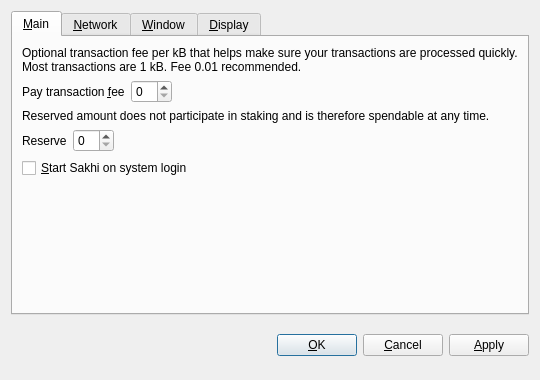
<?xml version="1.0" encoding="UTF-8"?>
<ui version="4.0">
 <class>OptionsDialog</class>
 <widget class="QDialog" name="OptionsDialog">
  <property name="geometry">
   <rect>
    <x>0</x>
    <y>0</y>
    <width>540</width>
    <height>380</height>
   </rect>
  </property>
  <property name="windowTitle">
   <string>Options</string>
  </property>
  <property name="modal">
   <bool>true</bool>
  </property>
  <layout class="QVBoxLayout" name="verticalLayout">
   <item>
    <widget class="QTabWidget" name="tabWidget">
     <property name="tabPosition">
      <enum>QTabWidget::North</enum>
     </property>
     <property name="currentIndex">
      <number>0</number>
     </property>
     <widget class="QWidget" name="tabMain">
      <attribute name="title">
       <string>&amp;Main</string>
      </attribute>
      <layout class="QVBoxLayout" name="verticalLayout_Main">
       <item>
        <widget class="QLabel" name="transactionFeeInfoLabel">
         <property name="text">
          <string>Optional transaction fee per kB that helps make sure your transactions are processed quickly. Most transactions are 1 kB. Fee 0.01 recommended.</string>
         </property>
         <property name="textFormat">
          <enum>Qt::PlainText</enum>
         </property>
         <property name="wordWrap">
          <bool>true</bool>
         </property>
        </widget>
       </item>
       <item>
        <layout class="QHBoxLayout" name="horizontalLayoutFee">
         <item>
          <widget class="QLabel" name="transactionFeeLabel">
           <property name="text">
            <string>Pay transaction &amp;fee</string>
           </property>
           <property name="textFormat">
            <enum>Qt::PlainText</enum>
           </property>
           <property name="buddy">
            <cstring>transactionFee</cstring>
           </property>
          </widget>
         </item>
         <item>
          <widget class="BitcoinAmountField" name="transactionFee"/>
         </item>
         <item>
          <spacer name="horizontalSpacerFee">
           <property name="orientation">
            <enum>Qt::Horizontal</enum>
           </property>
           <property name="sizeHint" stdset="0">
            <size>
             <width>40</width>
             <height>20</height>
            </size>
           </property>
          </spacer>
         </item>
        </layout>
       </item>
       <item>
        <widget class="QLabel" name="reserveBalanceInfoLabel">
         <property name="text">
          <string>Reserved amount does not participate in staking and is therefore spendable at any time.</string>
         </property>
         <property name="textFormat">
          <enum>Qt::PlainText</enum>
         </property>
         <property name="wordWrap">
          <bool>true</bool>
         </property>
        </widget>
       </item>
       <item>
        <layout class="QHBoxLayout" name="horizontalLayoutReserveBalance">
         <item>
          <widget class="QLabel" name="reserveBalanceLabel">
           <property name="text">
            <string>Reserve</string>
           </property>
           <property name="textFormat">
            <enum>Qt::PlainText</enum>
           </property>
           <property name="buddy">
            <cstring>reserveBalance</cstring>
           </property>
          </widget>
         </item>
         <item>
          <widget class="BitcoinAmountField" name="reserveBalance"/>
         </item>
         <item>
          <spacer name="horizontalSpacerReserveBalance">
           <property name="orientation">
            <enum>Qt::Horizontal</enum>
           </property>
           <property name="sizeHint" stdset="0">
            <size>
             <width>40</width>
             <height>20</height>
            </size>
           </property>
          </spacer>
         </item>
        </layout>
       </item>
       <item>
        <widget class="QCheckBox" name="bitcoinAtStartup">
         <property name="toolTip">
          <string>Automatically start Sakhi after logging in to the system.</string>
         </property>
         <property name="text">
          <string>&amp;Start Sakhi on system login</string>
         </property>
        </widget>
       </item>
       <item>
        <spacer name="verticalSpacer_Main">
         <property name="orientation">
          <enum>Qt::Vertical</enum>
         </property>
         <property name="sizeHint" stdset="0">
          <size>
           <width>20</width>
           <height>40</height>
          </size>
         </property>
        </spacer>
       </item>
      </layout>
     </widget>
     <widget class="QWidget" name="tabNetwork">
      <attribute name="title">
       <string>&amp;Network</string>
      </attribute>
      <layout class="QVBoxLayout" name="verticalLayout_Network">
       <item>
        <widget class="QCheckBox" name="mapPortUpnp">
         <property name="toolTip">
          <string>Automatically open the Sakhi client port on the router. This only works when your router supports UPnP and it is enabled.</string>
         </property>
         <property name="text">
          <string>Map port using &amp;UPnP</string>
         </property>
        </widget>
       </item>
       <item>
        <widget class="QCheckBox" name="connectSocks">
         <property name="toolTip">
          <string>Connect to the Sakhi network through a SOCKS5 proxy (e.g. when connecting through Tor).</string>
         </property>
         <property name="text">
          <string>&amp;Connect through SOCKS5 proxy:</string>
         </property>
        </widget>
       </item>
       <item>
        <layout class="QHBoxLayout" name="horizontalLayout_Network">
         <item>
          <widget class="QLabel" name="proxyIpLabel">
           <property name="text">
            <string>Proxy &amp;IP:</string>
           </property>
           <property name="textFormat">
            <enum>Qt::PlainText</enum>
           </property>
           <property name="buddy">
            <cstring>proxyIp</cstring>
           </property>
          </widget>
         </item>
         <item>
          <widget class="QValidatedLineEdit" name="proxyIp">
           <property name="maximumSize">
            <size>
             <width>140</width>
             <height>16777215</height>
            </size>
           </property>
           <property name="toolTip">
            <string>IP address of the proxy (e.g. 127.0.0.1)</string>
           </property>
          </widget>
         </item>
         <item>
          <widget class="QLabel" name="proxyPortLabel">
           <property name="text">
            <string>&amp;Port:</string>
           </property>
           <property name="textFormat">
            <enum>Qt::PlainText</enum>
           </property>
           <property name="buddy">
            <cstring>proxyPort</cstring>
           </property>
          </widget>
         </item>
         <item>
          <widget class="QLineEdit" name="proxyPort">
           <property name="maximumSize">
            <size>
             <width>55</width>
             <height>16777215</height>
            </size>
           </property>
           <property name="toolTip">
            <string>Port of the proxy (e.g. 9050)</string>
           </property>
          </widget>
         </item>
         <item>
          <spacer name="horizontalSpacer_Network">
           <property name="orientation">
            <enum>Qt::Horizontal</enum>
           </property>
           <property name="sizeHint" stdset="0">
            <size>
             <width>40</width>
             <height>20</height>
            </size>
           </property>
          </spacer>
         </item>
        </layout>
       </item>
       <item>
        <spacer name="verticalSpacer_Network">
         <property name="orientation">
          <enum>Qt::Vertical</enum>
         </property>
         <property name="sizeHint" stdset="0">
          <size>
           <width>20</width>
           <height>40</height>
          </size>
         </property>
        </spacer>
       </item>
      </layout>
     </widget>
     <widget class="QWidget" name="tabWindow">
      <attribute name="title">
       <string>&amp;Window</string>
      </attribute>
      <layout class="QVBoxLayout" name="verticalLayout_Window">
       <item>
        <widget class="QCheckBox" name="minimizeToTray">
         <property name="toolTip">
          <string>Show only a tray icon after minimizing the window.</string>
         </property>
         <property name="text">
          <string>&amp;Minimize to the tray instead of the taskbar</string>
         </property>
        </widget>
       </item>
       <item>
        <widget class="QCheckBox" name="minimizeOnClose">
         <property name="toolTip">
          <string>Minimize instead of exit the application when the window is closed. When this option is enabled, the application will be closed only after selecting Quit in the menu.</string>
         </property>
         <property name="text">
          <string>M&amp;inimize on close</string>
         </property>
        </widget>
       </item>
       <item>
        <spacer name="verticalSpacer_Window">
         <property name="orientation">
          <enum>Qt::Vertical</enum>
         </property>
         <property name="sizeHint" stdset="0">
          <size>
           <width>20</width>
           <height>40</height>
          </size>
         </property>
        </spacer>
       </item>
      </layout>
     </widget>
     <widget class="QWidget" name="tabDisplay">
      <attribute name="title">
       <string>&amp;Display</string>
      </attribute>
      <layout class="QVBoxLayout" name="verticalLayout_Display">
       <item>
        <layout class="QHBoxLayout" name="horizontalLayout_1_Display">
         <item>
          <widget class="QLabel" name="langLabel">
           <property name="text">
            <string>User Interface &amp;language:</string>
           </property>
           <property name="textFormat">
            <enum>Qt::PlainText</enum>
           </property>
           <property name="buddy">
            <cstring>lang</cstring>
           </property>
          </widget>
         </item>
         <item>
          <widget class="QValueComboBox" name="lang">
           <property name="toolTip">
            <string>The user interface language can be set here. This setting will take effect after restarting Sakhi.</string>
           </property>
          </widget>
         </item>
        </layout>
       </item>
       <item>
        <layout class="QHBoxLayout" name="horizontalLayout_2_Display">
         <item>
          <widget class="QLabel" name="unitLabel">
           <property name="text">
            <string>&amp;Unit to show amounts in:</string>
           </property>
           <property name="textFormat">
            <enum>Qt::PlainText</enum>
           </property>
           <property name="buddy">
            <cstring>unit</cstring>
           </property>
          </widget>
         </item>
         <item>
          <widget class="QValueComboBox" name="unit">
           <property name="toolTip">
            <string>Choose the default subdivision unit to show in the interface and when sending coins.</string>
           </property>
          </widget>
         </item>
        </layout>
       </item>
       <item>
        <widget class="QCheckBox" name="coinControlFeatures">
         <property name="toolTip">
          <string>Whether to show coin control features or not.</string>
         </property>
         <property name="text">
          <string>Display coin &amp;control features (experts only!)</string>
         </property>
        </widget>
       </item>
       <item>
        <spacer name="verticalSpacer_Display">
         <property name="orientation">
          <enum>Qt::Vertical</enum>
         </property>
         <property name="sizeHint" stdset="0">
          <size>
           <width>20</width>
           <height>40</height>
          </size>
         </property>
        </spacer>
       </item>
      </layout>
     </widget>
    </widget>
   </item>
   <item>
    <layout class="QHBoxLayout" name="horizontalLayout_Buttons">
     <item>
      <spacer name="horizontalSpacer_1">
       <property name="orientation">
        <enum>Qt::Horizontal</enum>
       </property>
       <property name="sizeHint" stdset="0">
        <size>
         <width>40</width>
         <height>48</height>
        </size>
       </property>
      </spacer>
     </item>
     <item>
      <widget class="QLabel" name="statusLabel">
       <property name="font">
        <font>
         <weight>75</weight>
         <bold>true</bold>
        </font>
       </property>
       <property name="text">
        <string/>
       </property>
       <property name="textFormat">
        <enum>Qt::PlainText</enum>
       </property>
       <property name="wordWrap">
        <bool>true</bool>
       </property>
      </widget>
     </item>
     <item>
      <spacer name="horizontalSpacer_2">
       <property name="orientation">
        <enum>Qt::Horizontal</enum>
       </property>
       <property name="sizeHint" stdset="0">
        <size>
         <width>40</width>
         <height>48</height>
        </size>
       </property>
      </spacer>
     </item>
     <item>
      <widget class="QPushButton" name="okButton">
       <property name="text">
        <string>&amp;OK</string>
       </property>
      </widget>
     </item>
     <item>
      <widget class="QPushButton" name="cancelButton">
       <property name="text">
        <string>&amp;Cancel</string>
       </property>
       <property name="autoDefault">
        <bool>false</bool>
       </property>
      </widget>
     </item>
     <item>
      <widget class="QPushButton" name="applyButton">
       <property name="text">
        <string>&amp;Apply</string>
       </property>
       <property name="autoDefault">
        <bool>false</bool>
       </property>
      </widget>
     </item>
    </layout>
   </item>
  </layout>
 </widget>
 <customwidgets>
  <customwidget>
   <class>BitcoinAmountField</class>
   <extends>QSpinBox</extends>
   <header>bitcoinamountfield.h</header>
  </customwidget>
  <customwidget>
   <class>QValueComboBox</class>
   <extends>QComboBox</extends>
   <header>qvaluecombobox.h</header>
  </customwidget>
  <customwidget>
   <class>QValidatedLineEdit</class>
   <extends>QLineEdit</extends>
   <header>qvalidatedlineedit.h</header>
  </customwidget>
 </customwidgets>
 <resources/>
 <connections/>
</ui>
